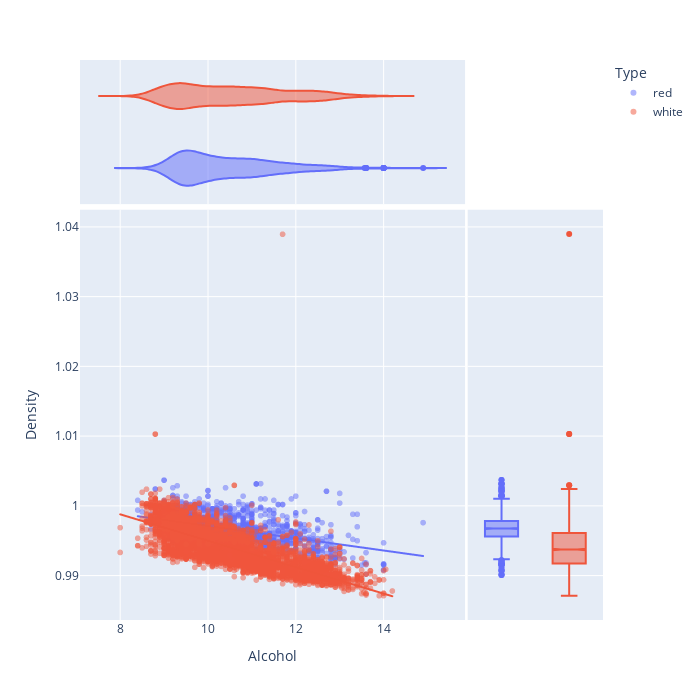

This figure's notebook cell:
### Code cell
import plotly.express as px
px.scatter(df, x="Alcohol", y="Density", color="Type", trendline="ols", marginal_x="violin", marginal_y="box",width=700, height=700, opacity=0.5)

### Figure 1 — Plotly figure (JSON) as saved in the notebook; plotly's stock layout.template omitted (floating-point values rounded to 4 significant figures; data arrays with more than 128 entries replaced by an {"elided": "..."} marker saying what was removed)
{"data": [{"hovertemplate": "Type=red<br>Alcohol=%{x}<br>Density=%{y}<extra></extra>", "legendgroup": "red", "marker": {"color": "#636efa", "opacity": 0.5, "symbol": "circle"}, "mode": "markers", "name": "red", "showlegend": true, "type": "scattergl", "x": {"elided": "1599 float values"}, "xaxis": "x", "y": {"elided": "1599 float values"}, "yaxis": "y"}, {"alignmentgroup": "True", "hovertemplate": "Type=red<br>Alcohol=%{x}<extra></extra>", "legendgroup": "red", "marker": {"color": "#636efa", "symbol": "circle"}, "name": "red", "offsetgroup": "red", "scalegroup": "x", "showlegend": false, "type": "violin", "x": {"elided": "1599 float values"}, "xaxis": "x3", "yaxis": "y3"}, {"alignmentgroup": "True", "hovertemplate": "Type=red<br>Density=%{y}<extra></extra>", "legendgroup": "red", "marker": {"color": "#636efa", "symbol": "circle"}, "name": "red", "notched": true, "offsetgroup": "red", "showlegend": false, "type": "box", "xaxis": "x2", "y": {"elided": "1599 float values"}, "yaxis": "y2"}, {"hovertemplate": "<b>OLS trendline</b><br>Density = -0.000878751 * Alcohol + 1.00591<br>R<sup>2</sup>=0.246194<br><br>Type=red<br>Alcohol=%{x}<br>Density=%{y} <b>(trend)</b><extra></extra>", "legendgroup": "red", "marker": {"color": "#636efa", "symbol": "circle"}, "mode": "lines", "name": "red", "showlegend": false, "type": "scattergl", "x": {"elided": "1599 float values"}, "xaxis": "x", "y": {"elided": "1599 float values"}, "yaxis": "y"}, {"hovertemplate": "Type=white<br>Alcohol=%{x}<br>Density=%{y}<extra></extra>", "legendgroup": "white", "marker": {"color": "#EF553B", "opacity": 0.5, "symbol": "circle"}, "mode": "markers", "name": "white", "showlegend": true, "type": "scattergl", "x": {"elided": "4898 float values"}, "xaxis": "x", "y": {"elided": "4898 float values"}, "yaxis": "y"}, {"alignmentgroup": "True", "hovertemplate": "Type=white<br>Alcohol=%{x}<extra></extra>", "legendgroup": "white", "marker": {"color": "#EF553B", "symbol": "circle"}, "name": "white", "offsetgroup": "white", "scalegroup": "x", "showlegend": false, "type": "violin", "x": {"elided": "4898 float values"}, "xaxis": "x3", "yaxis": "y3"}, {"alignmentgroup": "True", "hovertemplate": "Type=white<br>Density=%{y}<extra></extra>", "legendgroup": "white", "marker": {"color": "#EF553B", "symbol": "circle"}, "name": "white", "notched": true, "offsetgroup": "white", "showlegend": false, "type": "box", "xaxis": "x2", "y": {"elided": "4898 float values"}, "yaxis": "y2"}, {"hovertemplate": "<b>OLS trendline</b><br>Density = -0.00189605 * Alcohol + 1.01396<br>R<sup>2</sup>=0.608615<br><br>Type=white<br>Alcohol=%{x}<br>Density=%{y} <b>(trend)</b><extra></extra>", "legendgroup": "white", "marker": {"color": "#EF553B", "symbol": "circle"}, "mode": "lines", "name": "white", "showlegend": false, "type": "scattergl", "x": {"elided": "4898 float values"}, "xaxis": "x", "y": {"elided": "4898 float values"}, "yaxis": "y"}], "layout": {"height": 700, "legend": {"title": {"text": "Type"}, "tracegroupgap": 0}, "margin": {"t": 60}, "width": 700, "xaxis": {"anchor": "y", "domain": [0, 0.7363], "title": {"text": "Alcohol"}}, "xaxis2": {"anchor": "y2", "domain": [0.7413, 1], "matches": "x2", "showgrid": false, "showline": false, "showticklabels": false, "ticks": ""}, "xaxis3": {"anchor": "y3", "domain": [0, 0.7363], "matches": "x", "showgrid": true, "showticklabels": false}, "xaxis4": {"anchor": "y4", "domain": [0.7413, 1], "matches": "x2", "showgrid": false, "showline": false, "showticklabels": false, "ticks": ""}, "yaxis": {"anchor": "x", "domain": [0, 0.7326], "title": {"text": "Density"}}, "yaxis2": {"anchor": "x2", "domain": [0, 0.7326], "matches": "y", "showgrid": true, "showticklabels": false}, "yaxis3": {"anchor": "x3", "domain": [0.7426, 1], "matches": "y3", "showgrid": false, "showline": false, "showticklabels": false, "ticks": ""}, "yaxis4": {"anchor": "x4", "domain": [0.7426, 1], "matches": "y3", "showgrid": true, "showline": false, "showticklabels": false, "ticks": ""}}}
